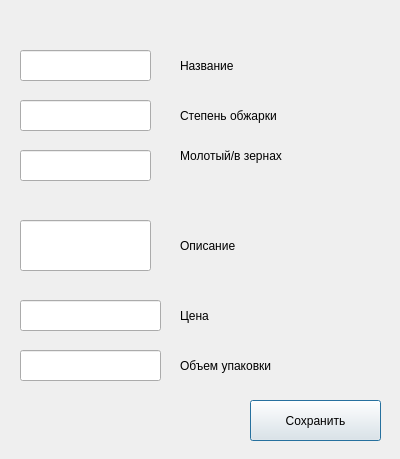
<?xml version="1.0" encoding="UTF-8"?>
<ui version="4.0">
 <class>Dialog</class>
 <widget class="QDialog" name="Dialog">
  <property name="geometry">
   <rect>
    <x>0</x>
    <y>0</y>
    <width>400</width>
    <height>459</height>
   </rect>
  </property>
  <property name="windowTitle">
   <string>Dialog</string>
  </property>
  <widget class="QLineEdit" name="nameEdit">
   <property name="geometry">
    <rect>
     <x>20</x>
     <y>50</y>
     <width>131</width>
     <height>31</height>
    </rect>
   </property>
  </widget>
  <widget class="QLineEdit" name="roastLevelEdit">
   <property name="geometry">
    <rect>
     <x>20</x>
     <y>100</y>
     <width>131</width>
     <height>31</height>
    </rect>
   </property>
  </widget>
  <widget class="QLineEdit" name="groundOrWholeEdit">
   <property name="geometry">
    <rect>
     <x>20</x>
     <y>150</y>
     <width>131</width>
     <height>31</height>
    </rect>
   </property>
  </widget>
  <widget class="QLineEdit" name="priceEdit">
   <property name="geometry">
    <rect>
     <x>20</x>
     <y>300</y>
     <width>141</width>
     <height>31</height>
    </rect>
   </property>
  </widget>
  <widget class="QLineEdit" name="packageSizeEdit">
   <property name="geometry">
    <rect>
     <x>20</x>
     <y>350</y>
     <width>141</width>
     <height>31</height>
    </rect>
   </property>
  </widget>
  <widget class="QPushButton" name="saveButton">
   <property name="geometry">
    <rect>
     <x>250</x>
     <y>400</y>
     <width>131</width>
     <height>41</height>
    </rect>
   </property>
   <property name="text">
    <string>Сохранить</string>
   </property>
  </widget>
  <widget class="QLineEdit" name="descriptionEdit">
   <property name="geometry">
    <rect>
     <x>20</x>
     <y>220</y>
     <width>131</width>
     <height>51</height>
    </rect>
   </property>
  </widget>
  <widget class="QLabel" name="label">
   <property name="geometry">
    <rect>
     <x>180</x>
     <y>50</y>
     <width>81</width>
     <height>31</height>
    </rect>
   </property>
   <property name="text">
    <string>Название</string>
   </property>
  </widget>
  <widget class="QLabel" name="label_2">
   <property name="geometry">
    <rect>
     <x>180</x>
     <y>100</y>
     <width>111</width>
     <height>31</height>
    </rect>
   </property>
   <property name="text">
    <string>Степень обжарки</string>
   </property>
  </widget>
  <widget class="QLabel" name="label_3">
   <property name="geometry">
    <rect>
     <x>180</x>
     <y>140</y>
     <width>121</width>
     <height>31</height>
    </rect>
   </property>
   <property name="text">
    <string>Молотый/в зернах</string>
   </property>
  </widget>
  <widget class="QLabel" name="label_4">
   <property name="geometry">
    <rect>
     <x>180</x>
     <y>230</y>
     <width>81</width>
     <height>31</height>
    </rect>
   </property>
   <property name="text">
    <string>Описание</string>
   </property>
  </widget>
  <widget class="QLabel" name="label_5">
   <property name="geometry">
    <rect>
     <x>180</x>
     <y>300</y>
     <width>81</width>
     <height>31</height>
    </rect>
   </property>
   <property name="text">
    <string>Цена</string>
   </property>
  </widget>
  <widget class="QLabel" name="label_6">
   <property name="geometry">
    <rect>
     <x>180</x>
     <y>350</y>
     <width>111</width>
     <height>31</height>
    </rect>
   </property>
   <property name="text">
    <string>Объем упаковки</string>
   </property>
  </widget>
 </widget>
 <resources/>
 <connections/>
</ui>
